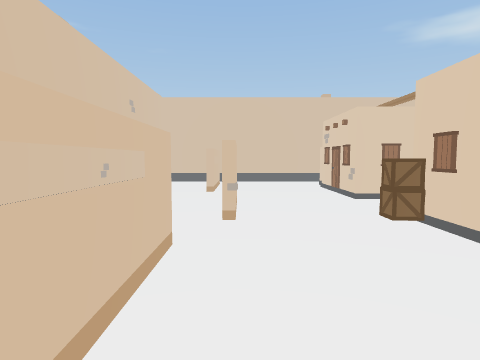
view 1 (above)

22 first-person views from a walk through a 3-D level made in the Unity game engine. The camera is 1.4 m above the floor, tilts 4° down and sees 75° across. The floor is counted in squares, 1 m on a side. Each view is taken from the middle of a square. On the plan, view 1 faces up. The plan holds only what a view shows up to about 14 squares ahead; the rest is blank. The player character is not drawn.

view 2
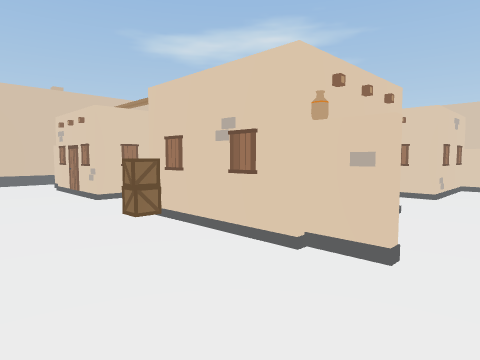

view 3
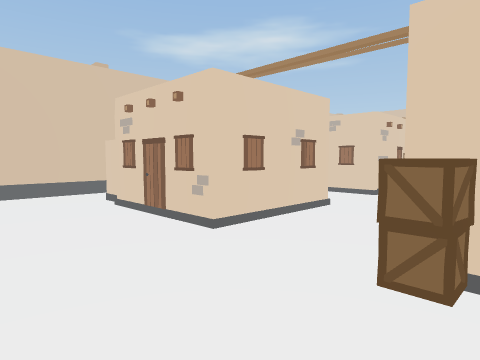

view 4
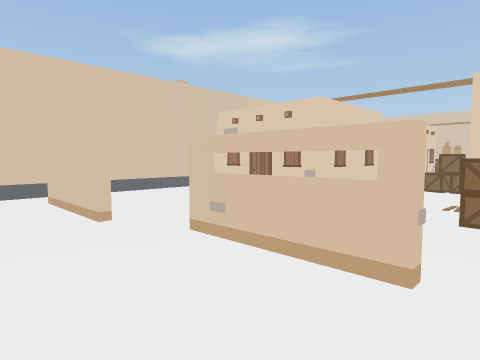

view 5
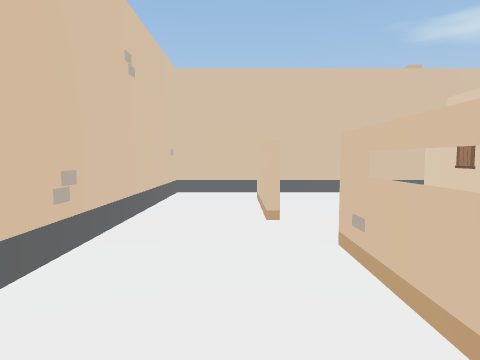

view 6
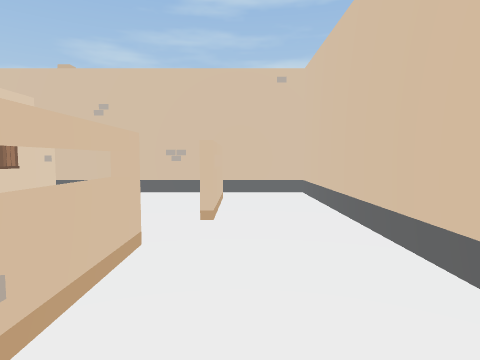

view 7
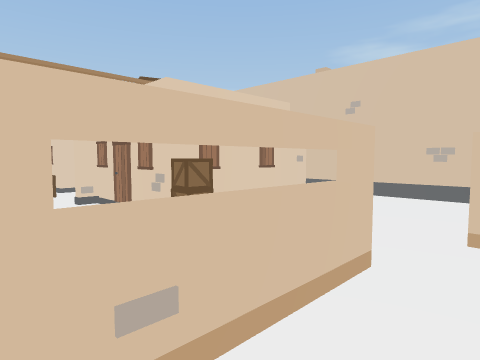

view 8
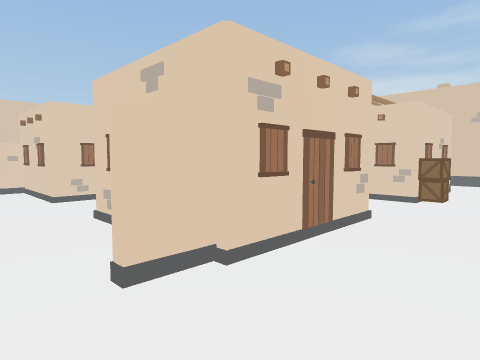

view 9
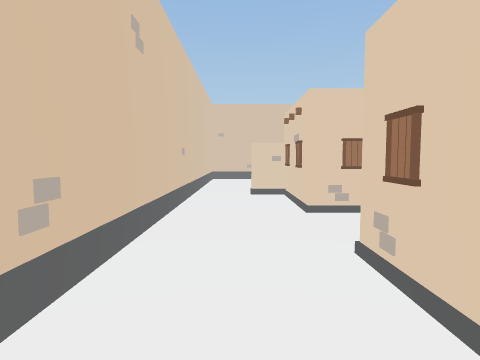

view 10
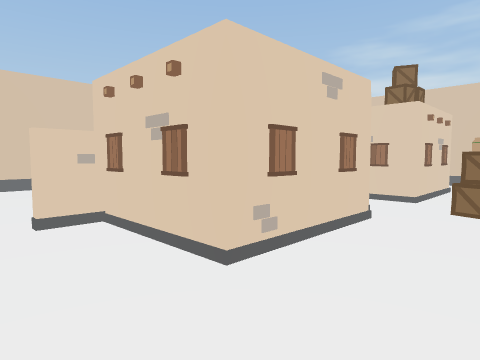

view 11
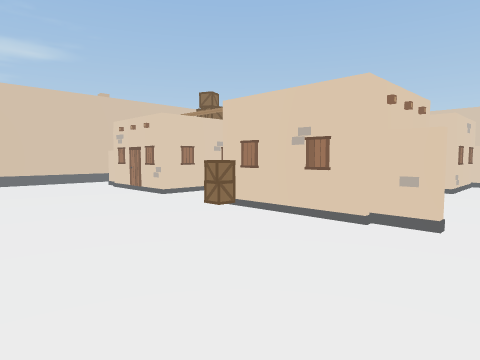

view 12
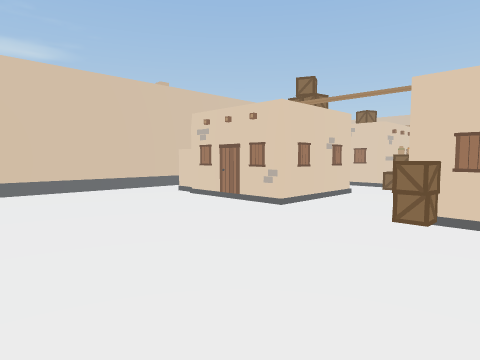

view 13
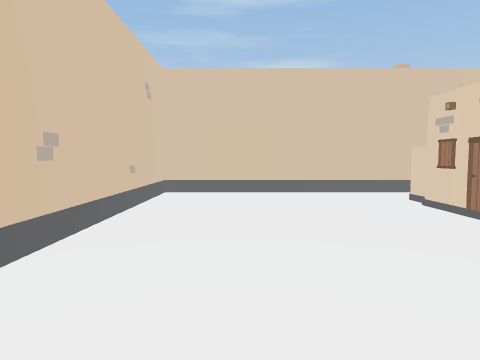

view 14
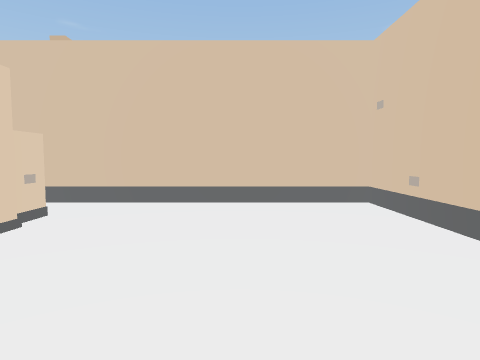

view 15
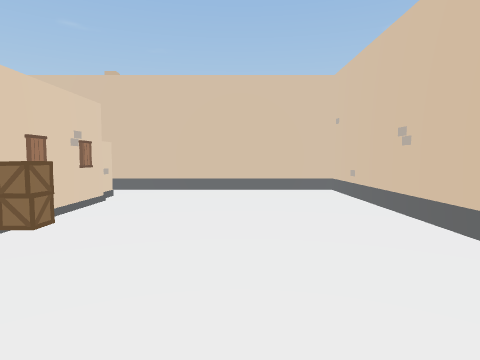

view 16
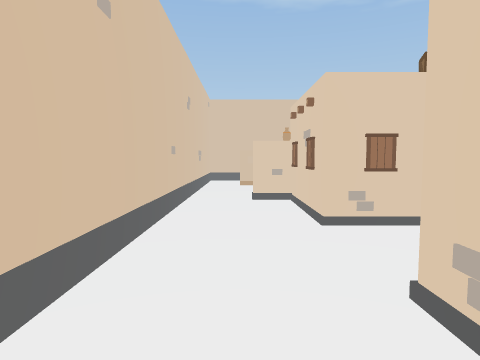

view 17
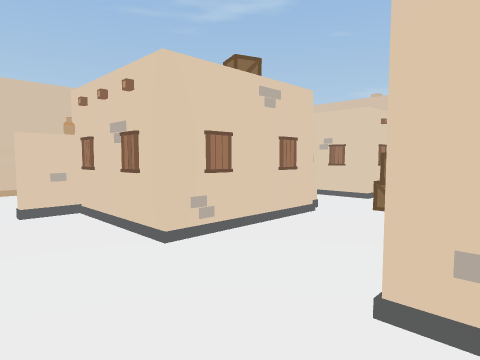

view 18
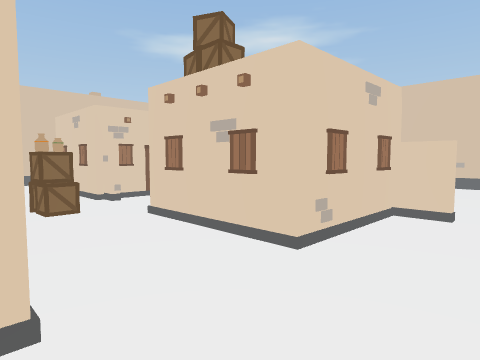

view 19
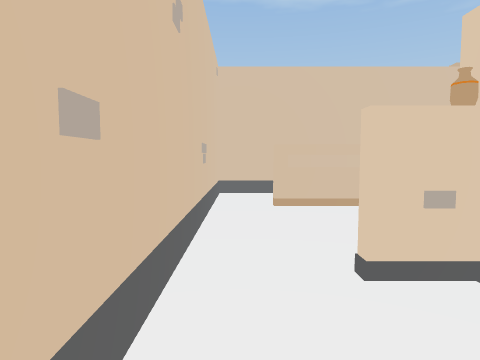

view 20
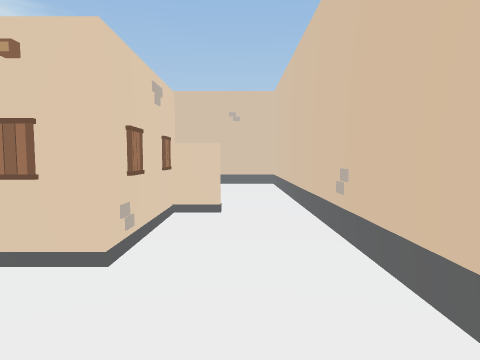

view 21
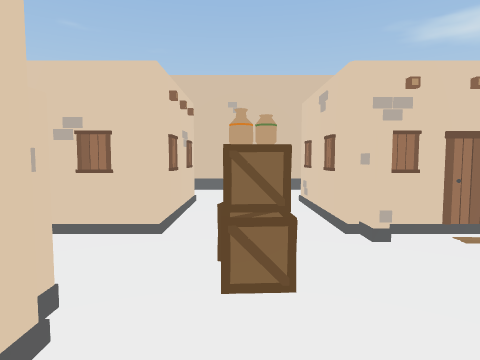

view 22
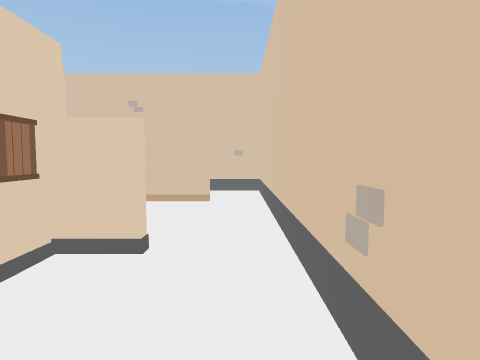

### Floor plan
Key: @ floor where view 1 was taken; # wall or solid block; . floor; = window, fence, low wall or low ledge; O other object.
Columns run from 5 left of view 1 to 25 right of it. Each row starts with its distance up from view 1.
 19 ###############################
 18 #.............................#
 17 #...#.........................#
 16 #...=....O...........O........#
 15 #...=....#####...#####........#
 14 #...=....#   #...#   #........#
 13 #........#   #...#   #........#
 12 #........#   #...#   #........#
 11 O....#...#####...#####O.......#
 10 O....O.........O.O............#
  9 #....=.........OO.............#
  8 #....=.......O.O..............#
  7 #....O..OO####...#####........#
  6 #........##  #...#   #........#
  5 #...#....#   #...#   #........#
  4 #...=....#   #...#   #........#
  3 #...=....#####...#####........#
  2 #...=....O...........O........#
  1 #.............................#
  0 #....@........................#
 -1 #####OO########################

Positions as (right, up) in squares from view 1, and headings:
1: (0, 0), facing up
2: (0, 0), facing up-right
3: (0, 6), facing up-right
4: (-4, 6), facing up-right
5: (-2, 6), facing up
6: (-2, 12), facing down
7: (-2, 11), facing down-right
8: (1, 18), facing down-right
9: (4, 17), facing right
10: (9, 18), facing down-right
11: (23, 18), facing down-left
12: (24, 13), facing down-left
13: (22, 12), facing down
14: (21, 9), facing up
15: (21, 5), facing up
16: (15, 1), facing left
17: (13, 0), facing up-left
18: (8, 0), facing up-right
19: (8, 0), facing left
20: (8, 1), facing right
21: (10, 5), facing up
22: (9, 18), facing left
